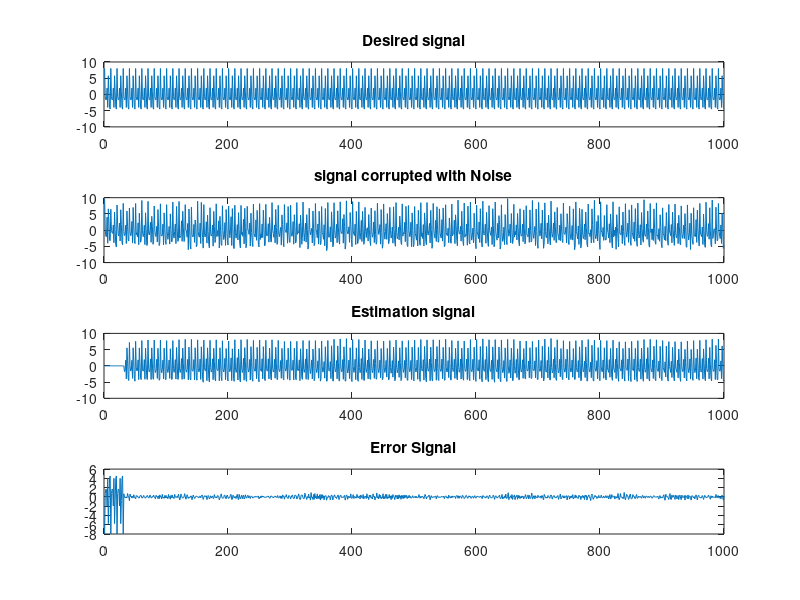

The MATLAB script that drew this image:
clear;
clc;
close all;
f=100;

%desired signal
t = 0:0.001:1-0.001;
D = 2*sin(2 * pi * 2*f * t)+2*sin(2 * pi * 3*f * t)+2*sin(2 * pi * 5*f * t)+2*sin(2 * pi * 7*f * t)+2*cos(2 * pi * 2*f * t)+2*cos(2 * pi * 3*f * t)+2*cos(2 * pi * 5*f * t)+2*cos(2 * pi * 7*f * t);
%D = 2*sin(2 * pi * 2*f * t)+2*sin(2 * pi * 3*f * t)+2*sin(2 * pi * 5*f * t)+2*sin(2 * pi * 7*f * t);
%A is signal with noise
%randn mean:0 sigma:1
n = numel(D);
A = D(1:n)+0.8*randn(1,n);

M = 32;
wi = zeros(1,M);
E = [];
phi=0.00001 %eliminate the probability of singular matrix
mu = 0.1;
for i = M:n
    I = eye(M);
    E(i) = D(i) - wi*A(i:-1:i-M+1)';
    wi = wi + mu*A(i:-1:i-M+1)*(inv(A(i:-1:i-M+1)'*A(i:-1:i-M+1)+phi*I))*E(i);
end


%estimation signal
Y = zeros(n,1);
for i = M:n
    j = A(i:-1:i-M+1);
    Y(i) = ((wi)*(j)');
end

%error signal
Err = Y'- D;


subplot(4,1,1), plot(D);
title('Desired signal');
subplot(4,1,2), plot(A);
title('signal corrupted with Noise');
subplot(4,1,3), plot(Y);
title('Estimation signal');
subplot(4,1,4), plot(Err);
title('Error Signal');